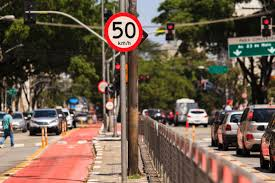
#> input picture trabalhos/03-sift-incompleto/home.jpg, 275 x 183 px
$ python placas.py
#> lines starting #> are read from the running program, lines starting #| are printed output that depends on the picture
import numpy as np
import cv2
from matplotlib import pyplot as plt

img1 = cv2.imread('home.jpg', 0)          # queryImage
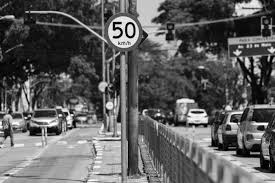
#> img1: shape (183, 275); min 0, max 255, mean 93.9
img2 = cv2.imread('home.jpg', 0)            # trainImage

print('teste')
# Initiate SIFT detector
orb = cv2.ORB_create(3000)

print('teste')
# find the keypoints and descriptors with SIFT
kp1, des1 = orb.detectAndCompute(img1,None)
#> kp1 = 1755 keypoints; strongest (x, y, size): (119, 32, 31), (130, 34, 31), (131, 37, 31), (127, 36, 31)
kp2, des2 = orb.detectAndCompute(img2,None)
#> kp2 has the same summary as kp1

print('teste')
# create BFMatcher object
bf = cv2.BFMatcher(cv2.NORM_HAMMING, crossCheck=True)

# Match descriptors.
matches = bf.match(des1,des2)
#> matches = 1755 matches

# Sort them in the order of their distance.
matches = sorted(matches, key = lambda x:x.distance)

# Draw first 10 matches.
img3 = cv2.drawMatches(img1, kp1, img2, kp2, matches[:10], None, flags=2)
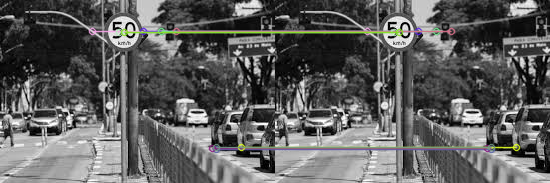
#> img3: shape (183, 550, 3); mean of channels 0, 1, 2 94.4, 95.1, 95; drawn as B, G, R

print('teste')
plt.imshow(img3),plt.show()
